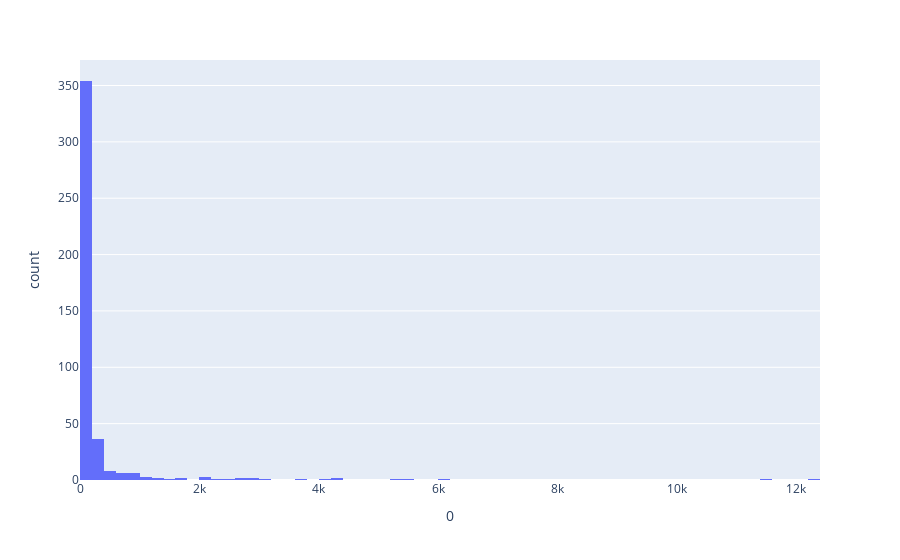

Notebook cell for this chart:
### Code cell
fig = px.histogram(genre_counts_df, x=0)
#fig.update_layout(bargap=0.2)
fig.show()

### Figure 1 — Plotly figure (JSON) as saved in the notebook; plotly's stock layout.template omitted (floating-point values rounded to 4 significant figures; data arrays with more than 128 entries replaced by an {"elided": "..."} marker saying what was removed)
{"data": [{"alignmentgroup": "True", "bingroup": "x", "hovertemplate": "0=%{x}<br>count=%{y}<extra></extra>", "legendgroup": "", "marker": {"color": "#636efa", "pattern": {"shape": ""}}, "name": "", "offsetgroup": "", "orientation": "v", "showlegend": false, "type": "histogram", "x": {"elided": "437 int values"}, "xaxis": "x", "yaxis": "y"}], "layout": {"barmode": "relative", "legend": {"tracegroupgap": 0}, "margin": {"t": 60}, "xaxis": {"anchor": "y", "domain": [0, 1], "title": {"text": "0"}}, "yaxis": {"anchor": "x", "domain": [0, 1], "title": {"text": "count"}}}}
